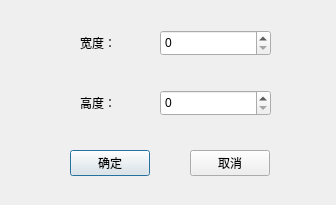
<?xml version="1.0" encoding="UTF-8"?>
<ui version="4.0">
 <class>GetWidthHeightDialog</class>
 <widget class="QDialog" name="GetWidthHeightDialog">
  <property name="geometry">
   <rect>
    <x>0</x>
    <y>0</y>
    <width>336</width>
    <height>205</height>
   </rect>
  </property>
  <property name="windowTitle">
   <string>设置元素的宽度和高度</string>
  </property>
  <widget class="QPushButton" name="btnOk">
   <property name="geometry">
    <rect>
     <x>70</x>
     <y>150</y>
     <width>80</width>
     <height>26</height>
    </rect>
   </property>
   <property name="text">
    <string>确定</string>
   </property>
  </widget>
  <widget class="QPushButton" name="btnCancel">
   <property name="geometry">
    <rect>
     <x>190</x>
     <y>150</y>
     <width>80</width>
     <height>26</height>
    </rect>
   </property>
   <property name="text">
    <string>取消</string>
   </property>
  </widget>
  <widget class="QLabel" name="label">
   <property name="geometry">
    <rect>
     <x>80</x>
     <y>30</y>
     <width>54</width>
     <height>26</height>
    </rect>
   </property>
   <property name="text">
    <string>宽度：</string>
   </property>
  </widget>
  <widget class="QLabel" name="label_2">
   <property name="geometry">
    <rect>
     <x>80</x>
     <y>90</y>
     <width>54</width>
     <height>26</height>
    </rect>
   </property>
   <property name="text">
    <string>高度：</string>
   </property>
  </widget>
  <widget class="QSpinBox" name="spinBoxWidth">
   <property name="geometry">
    <rect>
     <x>160</x>
     <y>30</y>
     <width>111</width>
     <height>26</height>
    </rect>
   </property>
  </widget>
  <widget class="QSpinBox" name="spinBoxHeight">
   <property name="geometry">
    <rect>
     <x>160</x>
     <y>90</y>
     <width>111</width>
     <height>26</height>
    </rect>
   </property>
  </widget>
 </widget>
 <resources/>
 <connections/>
</ui>
